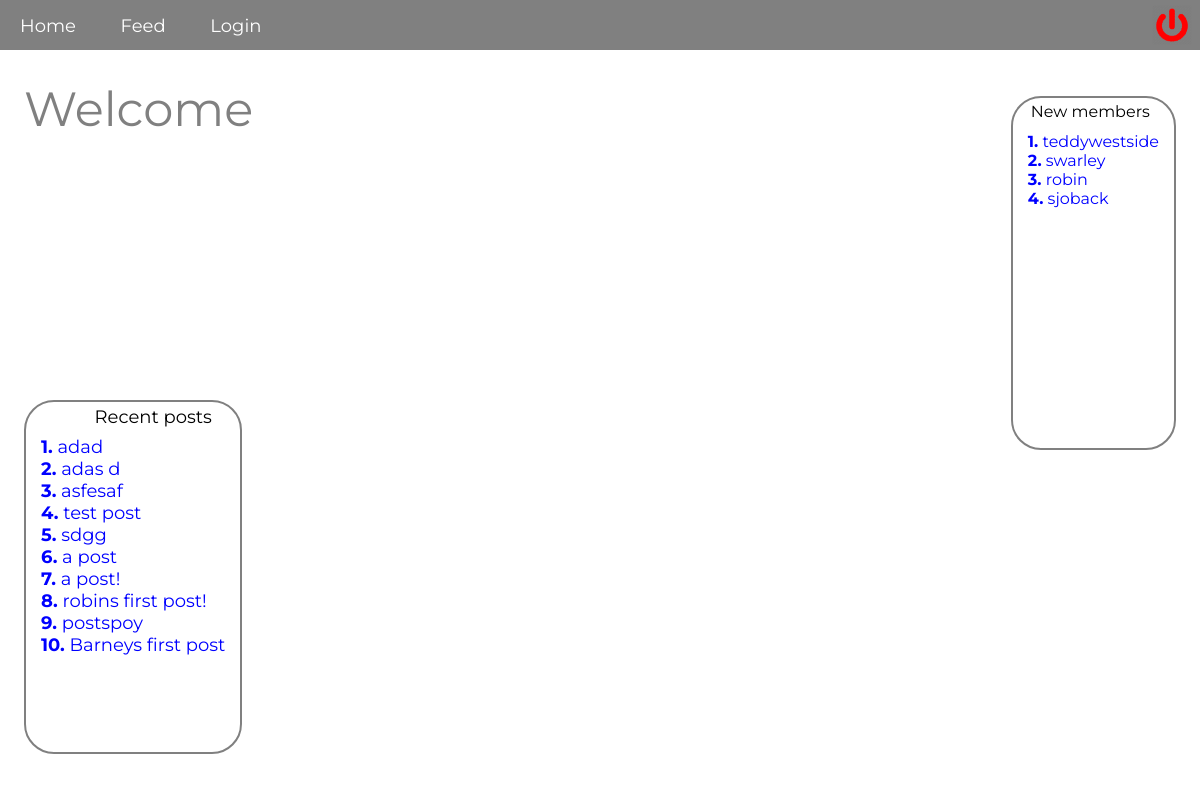
Before: / with the older database file.
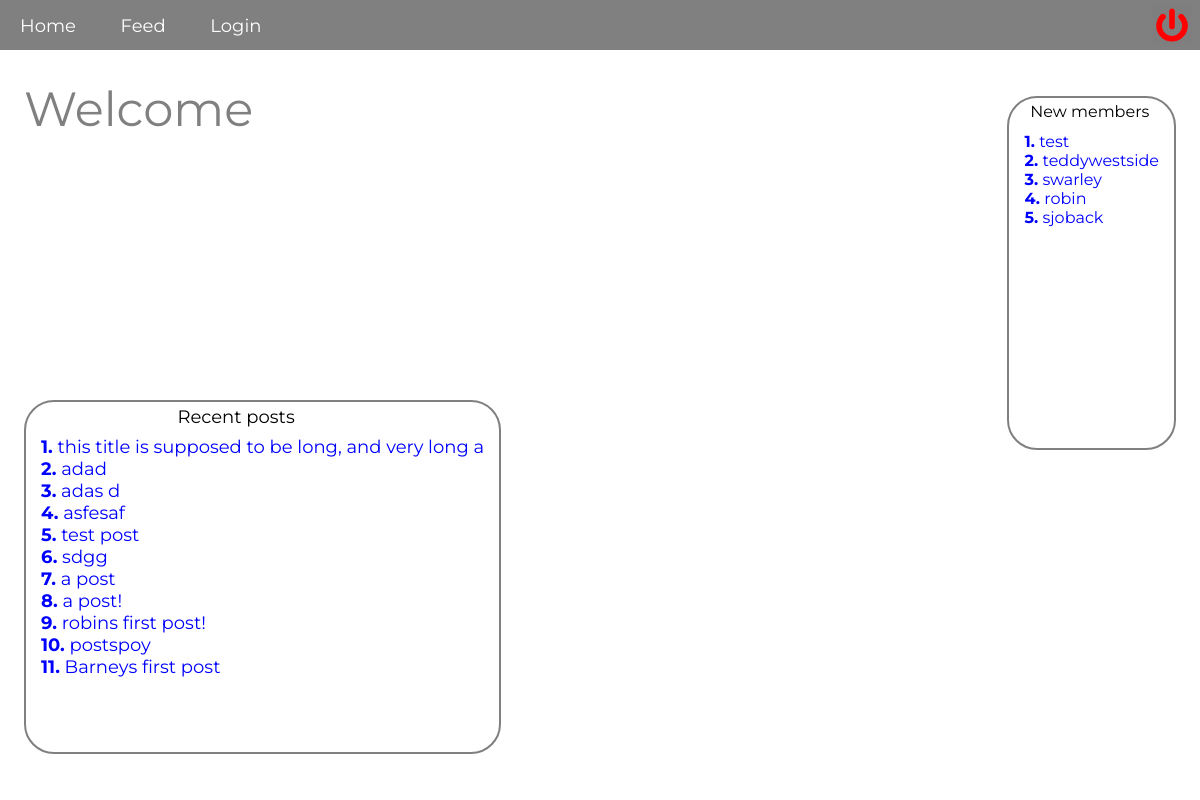
After: the same page with the newer database file.
### tables this page shows
CREATE TABLE "users" (
        `id`    INTEGER NOT NULL PRIMARY KEY AUTOINCREMENT UNIQUE,
        `name`  VARCHAR NOT NULL,
        `username`      VARCHAR NOT NULL UNIQUE,
        `email` VARCHAR NOT NULL,
        `password`      VARCHAR NOT NULL,
        `biography`     VARCHAR NOT NULL,
        `img`           VARCHAR,
        `joined`     VARCHAR
);

CREATE TABLE "posts" (
        `id`       INTEGER NOT NULL,
        `post_id`       INTEGER NOT NULL PRIMARY KEY AUTOINCREMENT UNIQUE,
        `title` VARCHAR NOT NULL,
        `description`   VARCHAR NOT NULL,
        `url`   VARCHAR NOT NULL,
        `posted`      VARCHAR,
        `edited`     VARCHAR
);

### logic/homePage.php (called while the page is built)
<?php
$query = "SELECT * FROM users ORDER BY joined ASC LIMIT 10";
$statement = $pdo->prepare($query);
$statement->execute();
$users = $statement->fetchAll(PDO::FETCH_ASSOC);
$query = "SELECT * FROM posts ORDER BY posted DESC LIMIT 15";
$statement = $pdo->prepare($query);
$statement->execute();
$posts = $statement->fetchAll(PDO::FETCH_ASSOC);

### index.php (the view)
<?php
require __DIR__.'/views/header.php';
require __DIR__.'/logic/homePage.php';
$i = 1;
$y= 1;
?>
<div class="index-wrapper">
   <p class="header-text">Welcome</p>
   <div class="new-members">
      <div class="new-members-header">New members</div>
      <br>
      <?php foreach($users as $user): ?>
         <div class="member-username">
            <a href="/pages/profile.php?id=<?php echo $user['id'] ?>" class="member-username"><?php echo "<b>". $i++. ".</b> "; ?><?php echo $user['username']; ?></a>
         </div>
      <?php endforeach; ?>
   </div>
   <div class="new-posts">
      <div class="new-posts-header">Recent posts</div>
      <br>
      <?php foreach($posts as $post): ?>
         <a href="/pages/comment.php?id=<?php echo $post['post_id'] ?>" class="member-title"><?php echo "<b>". $y++. ".</b> ". substr($post['title'], 0, 50); ?></a>
         <br>
      <?php endforeach; ?>
   </div>
</div>
<?php require __DIR__.'/views/footer.php'; ?>

### views/header.php (shortened to what this page needs)
<!DOCTYPE html>
<html lang="en">
<head>
    <link rel="stylesheet" href="../css/main.css">
    <link rel="stylesheet" href="../css/media.css">
</head>
<body>
    <?php require __DIR__.'/navigation.php'; ?>

### views/navigation.php (shortened to what this page needs)
<div class="nav-wrapper">
   <?php if(!isset($_SESSION['user'])): ?>
   <div class="navbar-left">
      <a href="../index.php">Home</a>
      <a href="../pages/feed.php">Feed</a>
      <a href="../pages/login.php">Login</a>
      <a href="../pages/login.php" class="logout-icon"></a>
   </div>
<?php endif; ?>
</div>

### views/footer.php (shortened to what this page needs)
</body>
</html>

### css/main.css (style rules this page uses)
* { margin: 0px; font-family: Montserrat; }
body { color: #404040; background-size: cover; background-attachment: fixed; }
a { text-decoration: none; outline: none; margin: 20px; color: white; }
.header-text { font-size: 48px; position: fixed; top: 10%; left: 2%; color: grey; }
.nav-wrapper { position: fixed; background-color: grey; color: white; width: 100%; height: 35px; padding-top: 15px; font-size: 18px; z-index: 1; }
.navbar-left { float: left; }
.logout-icon { position: absolute; top: -30%; right: -1%; background-image: url("../img/logout.png"); background-size: cover; height: 40px; width: 40px; }
.index-wrapper { position: absolute; width: 100%; height: 100%; background-image: url("/img/1.gif"); background-size: 90% 100%; }
.new-members-header { position: absolute; top: 1%; right: 15%; color: black; }
.new-members { position: absolute; top: 12%; right: 2%; height: 40%; background-color: rgba(255, 255, 255, 0.8); border: 2px solid grey;; color: black; padding: 15px; border-radius: 30px; }
.new-posts-header { position: absolute; top: 1%; left: 32%; color: black; font-size: 18px; }
.new-posts { position: absolute; top: 50%; left: 2%; height: 40%; background-color: rgba(255, 255, 255, 0.8); border: 2px solid grey;; color: black; padding: 15px; border-radius: 30px; }
.member-username { margin: 0; color: blue; font-size: 16px; }
.member-title { margin: 0; color: blue; font-size: 18px; }

Changed rows visible on the page:
added users: username "test"
added posts: title "this title is supposed to be long, and very long a"
